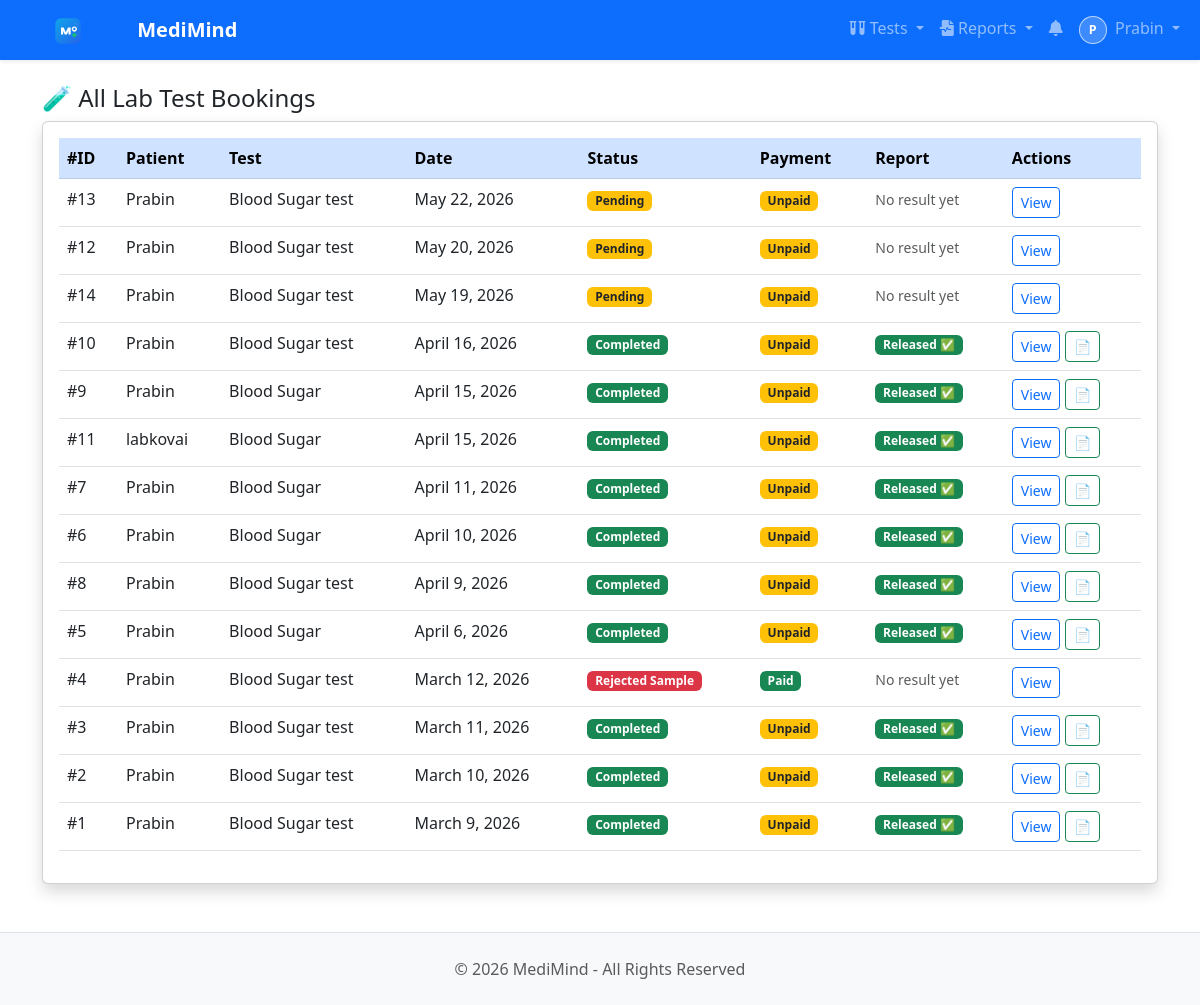
Screenshot of /lab/admin/bookings/ (signed in) with the database file from the repository.
### users/models.py (models this page shows, shortened)
class User(AbstractBaseUser, PermissionsMixin):
    ROLE_CHOICES = [
        ('PATIENT', 'Patient'),
        ('DOCTOR', 'Doctor'),
        ('NURSE', 'Nurse'),
        ('RECEPTIONIST', 'Receptionist'),
        ('LAB_TECHNICIAN', 'Lab Technician'),
        ('PHARMACIST', 'Pharmacist'),
        ('BILLING_OFFICER', 'Billing Officer'),
        ('INSURANCE_COORDINATOR', 'Insurance Coordinator'),
        ('QUALITY_COMPLIANCE_OFFICER', 'Quality Compliance Officer'),
        ('ADMIN', 'Super Admin'),
    ]
    email = models.EmailField(unique=True)
    username = models.CharField(max_length=50)
    first_name = models.CharField(max_length=150, blank=True, default='')
    last_name = models.CharField(max_length=150, blank=True, default='')
    role = models.CharField(max_length=30, choices=ROLE_CHOICES, default='PATIENT')
    is_active = models.BooleanField(default=False)  # False until email activated
    is_staff = models.BooleanField(default=False)
    date_joined = models.DateTimeField(auto_now_add=True)
    activation_token = models.CharField(max_length=200, blank=True, null=True)
    objects = UserManager()
    USERNAME_FIELD = 'email'
    REQUIRED_FIELDS = ['username']
    def get_full_name(self):
        full_name = f"{self.first_name} {self.last_name}".strip()
        return full_name or self.username

class PatientProfile(models.Model):
    GENDER_CHOICES = [
        ('M', 'Male'),
        ('F', 'Female'),
        ('O', 'Other'),
    ]
    BLOOD_GROUP_CHOICES = [
        ('A+', 'A+'), ('A-', 'A-'),
        ('B+', 'B+'), ('B-', 'B-'),
        ('AB+', 'AB+'), ('AB-', 'AB-'),
        ('O+', 'O+'), ('O-', 'O-'),
    ]
    user = models.OneToOneField(User, on_delete=models.CASCADE, related_name='patient_profile')
    full_name = models.CharField(max_length=100)
    phone = models.CharField(max_length=15, blank=True)
    gender = models.CharField(max_length=1, choices=GENDER_CHOICES, blank=True)
    date_of_birth = models.DateField(null=True, blank=True)
    blood_group = models.CharField(max_length=3, choices=BLOOD_GROUP_CHOICES, blank=True)
    height = models.FloatField(null=True, blank=True, help_text="Height in cm")
    weight = models.FloatField(null=True, blank=True, help_text="Weight in kg")
    image = models.ImageField(upload_to='patients/profile/', null=True, blank=True)
    address = models.TextField(blank=True)
    emergency_contact = models.CharField(max_length=15, blank=True)
    created_at = models.DateTimeField(auto_now_add=True)
    updated_at = models.DateTimeField(auto_now=True)

### lab/models.py (models this page shows, shortened)
class TestBooking(models.Model):
    STATUS_CHOICES = [
        ('PENDING', 'Pending'),
        ('SAMPLE_COLLECTED', 'Sample Collected'),
        ('PROCESSING', 'Processing'),
        ('COMPLETED', 'Completed'),
        ('REJECTED_SAMPLE', 'Rejected Sample'),
        ('CANCELLED', 'Cancelled'),
    ]
    PAYMENT_STATUS_CHOICES = [
        ('UNPAID', 'Unpaid'),
        ('PAID', 'Paid'),
    ]
    patient = models.ForeignKey(
        'users.PatientProfile',
        on_delete=models.CASCADE,
        related_name='test_bookings'
    )
    template = models.ForeignKey(
        TestTemplate,
        on_delete=models.CASCADE,
        related_name='bookings'
    )
    date = models.DateField()
    status = models.CharField(
        max_length=20,
        choices=STATUS_CHOICES,
        default='PENDING'
    )
    payment_status = models.CharField(
        max_length=10,
        choices=PAYMENT_STATUS_CHOICES,
        default='UNPAID'
    )
    amount = models.DecimalField(
        max_digits=8, decimal_places=2,
        help_text="Price at time of booking"
    )
    notes = models.TextField(blank=True)
    specimen_id = models.CharField(max_length=40, unique=True, null=True, blank=True)
    collected_by = models.ForeignKey(
        'users.User',
        on_delete=models.SET_NULL,
        null=True,
        blank=True,
        related_name='collected_samples'
    )
    collected_at = models.DateTimeField(null=True, blank=True)
    received_at = models.DateTimeField(null=True, blank=True)
    rejected_reason = models.CharField(max_length=255, blank=True)
    expected_report_at = models.DateTimeField(null=True, blank=True)
    completed_at = models.DateTimeField(null=True, blank=True)
    created_at = models.DateTimeField(auto_now_add=True)
    class Meta:
        unique_together = ['patient', 'template', 'date']
        ordering = ['-date']

class TestTemplate(models.Model):
    name = models.CharField(max_length=200, unique=True)
    description = models.TextField(blank=True)
    preparation = models.TextField(
        blank=True,
        help_text="Instructions before test e.g. Fast for 8 hours"
    )
    price = models.DecimalField(max_digits=8, decimal_places=2)
    duration_minutes = models.IntegerField(
        default=30,
        help_text="How long the test takes"
    )
    is_available = models.BooleanField(default=True)
    created_at = models.DateTimeField(auto_now_add=True)
    class Meta:
        ordering = ['name']

### lab/views.py (the view)
# urls.py: path('admin/bookings/', views.admin_bookings, name='admin_bookings'),
@login_required
def admin_bookings(request):
    if request.user.role != 'ADMIN':
        messages.error(request, 'Access denied.')
        return redirect('users:dashboard')
    bookings = TestBooking.objects.all().select_related(
        'patient', 'template'
    ).order_by('-date')
    return render(request, 'lab/admin_bookings.html', {'bookings': bookings})

### notifications/context_processors.py (called while the page is built)
def unread_notifications(request):
    if request.user.is_authenticated:
        count = Notification.objects.filter(recipient=request.user, is_read=False).count()
        return {'unread_notification_count': count}
    return {'unread_notification_count': 0}

### templates/lab/admin_bookings.html (shortened to what this page needs)
{% extends 'base.html' %}
{% block content %}
<h4>🧪 All Lab Test Bookings</h4>
<div class="card shadow">
    <div class="card-body">
        <table class="table table-hover">
            <thead class="table-primary">
                <tr><th>#ID</th><th>Patient</th><th>Test</th><th>Date</th><th>Status</th><th>Payment</th><th>Report</th><th>Actions</th></tr>
            </thead>
            <tbody>
                {% for booking in bookings %}
                <tr>
                    <td>#{{ booking.id }}</td>
                    <td>{{ booking.patient.full_name }}</td>
                    <td>{{ booking.template.name }}</td>
                    <td>{{ booking.date }}</td>
                    <td>
                        {% if booking.status == 'PENDING' %}<span class="badge bg-warning text-dark">Pending</span>
                        {% elif booking.status == 'SAMPLE_COLLECTED' %}<span class="badge bg-info">Sample Collected</span>
                        {% elif booking.status == 'PROCESSING' %}<span class="badge bg-primary">Processing</span>
                        {% elif booking.status == 'COMPLETED' %}<span class="badge bg-success">Completed</span>
                        {% elif booking.status == 'REJECTED_SAMPLE' %}<span class="badge bg-danger">Rejected Sample</span>
                        {% elif booking.status == 'CANCELLED' %}<span class="badge bg-danger">Cancelled</span>
                        {% endif %}
                    </td>
                    <td>{% if booking.payment_status == 'PAID' %}<span class="badge bg-success">Paid</span>{% else %}<span class="badge bg-warning text-dark">Unpaid</span>{% endif %}</td>
                    <td>
                        {% if booking.result %}
                            {% if booking.result.is_released %}
                                <span class="badge bg-success">Released ✅</span>
                            {% endif %}
                        {% else %}
                            <span class="text-muted small">No result yet</span>
                        {% endif %}
                    </td>
                    <td>
                        <a href="{% url 'lab:booking_detail' booking.pk %}" class="btn btn-sm btn-outline-primary">View</a>
                        {% if booking.result %}
                        <a href="{% url 'lab:download_report' booking.result.pk %}" class="btn btn-sm btn-outline-success">📄</a>
                        {% endif %}
                    </td>
                </tr>
                {% empty %}
                <tr><td colspan="8" class="text-center text-muted py-4">No bookings yet.</td></tr>
                {% endfor %}
            </tbody>
        </table>
    </div>
</div>
{% endblock %}

### templates/base.html (shortened to what this page needs)
{% load static %}
<!DOCTYPE html>
<html lang="en">
<head>
    <link href="https://cdn.jsdelivr.net/npm/bootstrap@5.3.0/dist/css/bootstrap.min.css" rel="stylesheet">
    <link href="https://cdnjs.cloudflare.com/ajax/libs/font-awesome/6.0.0/css/all.min.css" rel="stylesheet">
</head>
<body>
{% if user.is_authenticated %}
<nav class="navbar navbar-expand-lg navbar-dark bg-primary sticky-top shadow-sm">
    <div class="container-fluid">
        <a class="navbar-brand fw-bold" href="{% url 'users:dashboard' %}">
            <img src="{% static 'branding/medimind-logo.svg' %}" alt="MediMind" width="112" height="28" loading="eager" decoding="async" class="me-2">
            MediMind
        </a>
        <div class="collapse navbar-collapse" id="navbarNav">
            <div class="navbar-nav ms-auto">
                {% if user.role == 'PATIENT' or user.role == 'LAB_TECHNICIAN' or user.role == 'RECEPTIONIST' or user.role == 'ADMIN' %}
                <div class="nav-item dropdown">
                    <a class="nav-link dropdown-toggle" href="#" id="testsDropdown" role="button" data-bs-toggle="dropdown">
                        <i class="fas fa-vials"></i> Tests
                    </a>
                </div>
                {% endif %}
                <div class="nav-item dropdown">
                    <a class="nav-link dropdown-toggle" href="#" id="reportsDropdown" role="button" data-bs-toggle="dropdown">
                        <i class="fas fa-file-waveform"></i> Reports
                    </a>
                </div>
                <a class="nav-link" href="{% url 'notifications:notification_list' %}" title="Notifications">
                    <i class="fas fa-bell"></i>
                </a>
                <div class="nav-item dropdown">
                    <a class="nav-link dropdown-toggle" href="#" id="userDropdown" role="button" data-bs-toggle="dropdown">
                        {% if user.role == 'PATIENT' and user.patient_profile and user.patient_profile.image %}
                            <img src="{{ user.patient_profile.image.url }}" alt="{{ user.username }}" class="nav-avatar me-1">
                        {% elif user.role == 'DOCTOR' and user.doctor_profile and user.doctor_profile.photo %}
                            <img src="{{ user.doctor_profile.photo.url }}" alt="{{ user.username }}" class="nav-avatar me-1">
                        {% else %}
                            <span class="nav-avatar-fallback me-1">{{ user.username|slice:":1"|upper }}</span>
                        {% endif %}
                        {{ user.first_name|default:user.username }}
                    </a>
                </div>
            </div>
        </div>
    </div>
</nav>
{% endif %}
<div class="{% if user.is_authenticated %}container{% else %}container-fluid{% endif %} mt-4">
    {% block content %}{% endblock %}
</div>
<footer class="bg-light text-muted py-4 mt-5 border-top">
    <div class="container text-center">
        <p class="mb-0">&copy; 2026 MediMind - All Rights Reserved</p>
    </div>
</footer>
</body>
</html>

### templates/base.html (style rules this page uses)
.nav-avatar-fallback { width: 28px; height: 28px; border-radius: 50%; display: inline-flex; align-items: center; justify-content: center; font-size: 0.78rem; font-weight: 700; background: rgba(255, 255, 255, 0.2); border: 1px solid rgba(255, 255, 255, 0.65); color: #fff; }

### rows the page displays
User: username "P", first_name "Prabin"
TestBooking: id "13", patient.full_name "Prabin", template.name "Blood Sugar test", date "May 22, 2026", status "Pending", payment_status "Unpaid", shows "No result yet"
TestBooking: id "12", patient.full_name "Prabin", template.name "Blood Sugar test", date "May 20, 2026", status "Pending", payment_status "Unpaid", shows "No result yet"
TestBooking: id "14", patient.full_name "Prabin", template.name "Blood Sugar test", date "May 19, 2026", status "Pending", payment_status "Unpaid", shows "No result yet"
TestBooking: id "10", patient.full_name "Prabin", template.name "Blood Sugar test", date "April 16, 2026", status "Completed", payment_status "Unpaid", shows "Released ✅"
TestBooking: id "9", patient.full_name "Prabin", template.name "Blood Sugar", date "April 15, 2026", status "Completed", payment_status "Unpaid", shows "Released ✅"
TestBooking: id "11", patient.full_name "labkovai", template.name "Blood Sugar", date "April 15, 2026", status "Completed", payment_status "Unpaid", shows "Released ✅"
TestBooking: id "7", patient.full_name "Prabin", template.name "Blood Sugar", date "April 11, 2026", status "Completed", payment_status "Unpaid", shows "Released ✅"
TestBooking: id "6", patient.full_name "Prabin", template.name "Blood Sugar", date "April 10, 2026", status "Completed", payment_status "Unpaid", shows "Released ✅"
TestBooking: id "8", patient.full_name "Prabin", template.name "Blood Sugar test", date "April 9, 2026", status "Completed", payment_status "Unpaid", shows "Released ✅"
TestBooking: id "5", patient.full_name "Prabin", template.name "Blood Sugar", date "April 6, 2026", status "Completed", payment_status "Unpaid", shows "Released ✅"
TestBooking: id "4", patient.full_name "Prabin", template.name "Blood Sugar test", date "March 12, 2026", status "Rejected Sample", payment_status "Paid", shows "No result yet"
TestBooking: id "3", patient.full_name "Prabin", template.name "Blood Sugar test", date "March 11, 2026", status "Completed", payment_status "Unpaid", shows "Released ✅"
TestBooking: id "2", patient.full_name "Prabin", template.name "Blood Sugar test", date "March 10, 2026", status "Completed", payment_status "Unpaid", shows "Released ✅"
TestBooking: id "1", patient.full_name "Prabin", template.name "Blood Sugar test", date "March 9, 2026", status "Completed", payment_status "Unpaid", shows "Released ✅"
